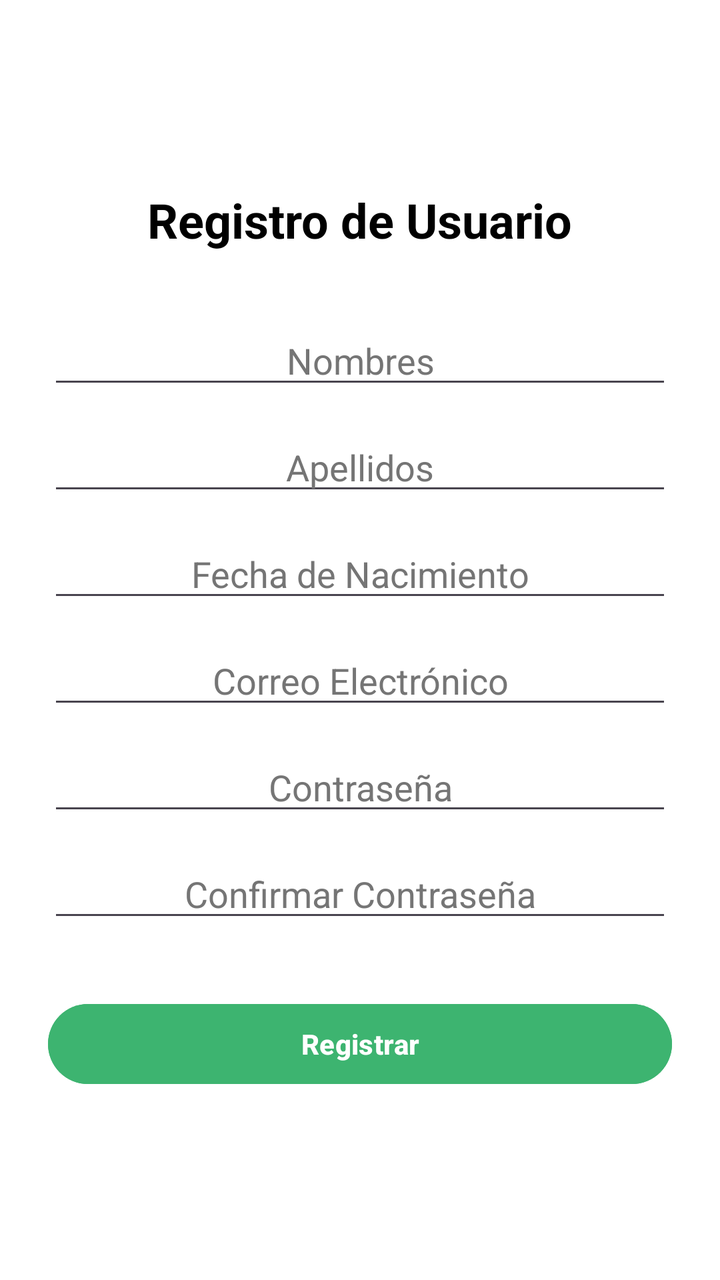
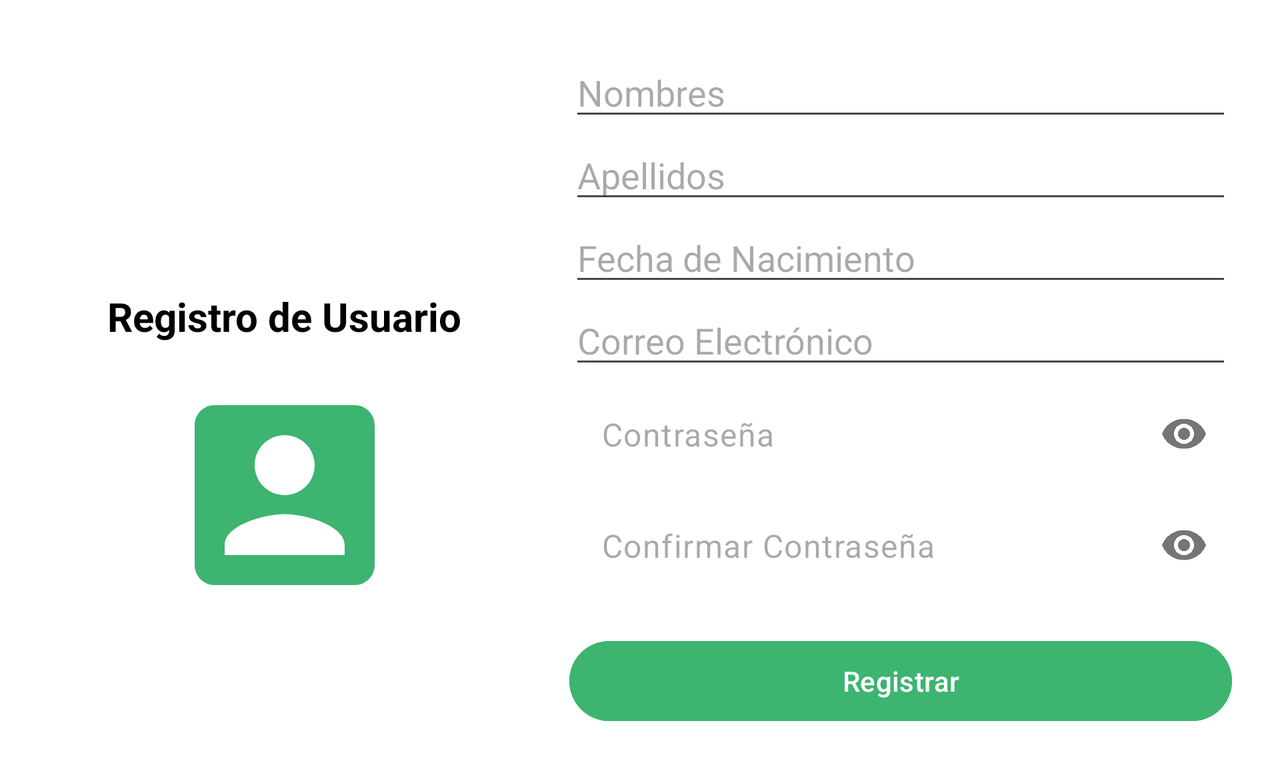

First picture: res/layout/ on a phone held upright. Second picture: the repository's own variant of that layout, on a device whose configuration matches the variant's folder. Source for both follows.
<!-- AndroidManifest.xml: activity theme Theme.MisActivities -->
<!-- res/layout/activity_first.xml -->
<?xml version="1.0" encoding="utf-8"?>
<ScrollView xmlns:android="http://schemas.android.com/apk/res/android"
    xmlns:tools="http://schemas.android.com/tools"
    android:layout_width="match_parent"
    android:layout_height="match_parent"
    android:background="#FFFFFF"
    android:fillViewport="true">

    <RelativeLayout
        android:layout_width="match_parent"
        android:layout_height="wrap_content"
        android:background="#FFFFFF">

        <ImageButton
            android:id="@+id/btn_back"
            android:layout_width="48dp"
            android:layout_height="48dp"
            android:layout_margin="16dp"
            android:background="?attr/selectableItemBackgroundBorderless"
            android:contentDescription="Regresar"
            android:src="@drawable/ic_back_arrow" />

        <LinearLayout
            android:id="@+id/lty_first"
            android:layout_width="match_parent"
            android:layout_height="wrap_content"
            android:layout_centerInParent="true"
            android:gravity="center"
            android:orientation="vertical"
            android:padding="24dp">

            <TextView
                android:id="@+id/lbl_title_reg"
                android:layout_width="wrap_content"
                android:layout_height="wrap_content"
                android:layout_marginBottom="32dp"
                android:text="Registro de Usuario"
                android:textColor="#000000"
                android:textSize="24sp"
                android:textStyle="bold" />

            <EditText
                android:id="@+id/txt_nombres"
                android:layout_width="match_parent"
                android:layout_height="wrap_content"
                android:layout_marginBottom="12dp"
                android:gravity="center"
                android:hint="Nombres"
                android:inputType="textPersonName"
                android:maxLength="50"
                android:textColor="#000000"
                android:textColorHint="#757575" />

            <EditText
                android:id="@+id/txt_apellidos"
                android:layout_width="match_parent"
                android:layout_height="wrap_content"
                android:layout_marginBottom="12dp"
                android:gravity="center"
                android:hint="Apellidos"
                android:inputType="textPersonName"
                android:maxLength="50"
                android:textColor="#000000"
                android:textColorHint="#757575" />

            <EditText
                android:id="@+id/txt_fecha_nac"
                android:layout_width="match_parent"
                android:layout_height="wrap_content"
                android:layout_marginBottom="12dp"
                android:clickable="true"
                android:focusable="false"
                android:gravity="center"
                android:hint="Fecha de Nacimiento"
                android:inputType="none"
                android:textColor="#000000"
                android:textColorHint="#757575" />

            <EditText
                android:id="@+id/txt_email_reg"
                android:layout_width="match_parent"
                android:layout_height="wrap_content"
                android:layout_marginBottom="12dp"
                android:gravity="center"
                android:hint="Correo Electrónico"
                android:inputType="textEmailAddress"
                android:maxLength="50"
                android:textColor="#000000"
                android:textColorHint="#757575" />

            <EditText
                android:id="@+id/txt_pass_reg"
                android:layout_width="match_parent"
                android:layout_height="wrap_content"
                android:layout_marginBottom="12dp"
                android:gravity="center"
                android:hint="Contraseña"
                android:inputType="textPassword"
                android:maxLength="16"
                android:textColor="#000000"
                android:textColorHint="#757575" />

            <EditText
                android:id="@+id/txt_pass_confirm"
                android:layout_width="match_parent"
                android:layout_height="wrap_content"
                android:layout_marginBottom="32dp"
                android:gravity="center"
                android:hint="Confirmar Contraseña"
                android:inputType="textPassword"
                android:maxLength="16"
                android:textColor="#000000"
                android:textColorHint="#757575" />

            <Button
                android:id="@+id/btn_finalizar_registro"
                android:layout_width="match_parent"
                android:layout_height="wrap_content"
                android:backgroundTint="#3DB470"
                android:text="Registrar"
                android:textColor="#FFFFFF"
                android:textStyle="bold" />

        </LinearLayout>
    </RelativeLayout>
</ScrollView>
<!-- resources referenced by this layout -->
<resources>
  <style name="Theme.MisActivities" parent="Theme.Material3.Light.NoActionBar">
          <item name="android:windowBackground">#FFFFFF</item>
          <item name="android:colorBackground">#FFFFFF</item>
          <item name="android:forceDarkAllowed" tools:targetApi="q">false</item>
          <item name="colorPrimary">#3DB470</item>
      </style>
</resources>
<!-- res/layout-land/activity_first.xml (the repository's variant of the layout above) -->
<!-- drawn on the phone turned sideways -->
<?xml version="1.0" encoding="utf-8"?>
<ScrollView xmlns:android="http://schemas.android.com/apk/res/android"
    xmlns:app="http://schemas.android.com/apk/res-auto"
    android:layout_width="match_parent"
    android:layout_height="match_parent"
    android:fillViewport="true"
    android:background="#FFFFFF">

    <LinearLayout
        android:layout_width="match_parent"
        android:layout_height="wrap_content"
        android:orientation="horizontal"
        android:padding="24dp"
        android:gravity="center">

        <LinearLayout
            android:layout_width="0dp"
            android:layout_height="wrap_content"
            android:layout_weight="1"
            android:orientation="vertical"
            android:gravity="center">

            <ImageButton
                android:id="@+id/btn_back"
                android:layout_width="48dp"
                android:layout_height="48dp"
                android:background="?attr/selectableItemBackgroundBorderless"
                android:src="@drawable/ic_back_arrow"
                android:contentDescription="Regresar"
                android:layout_gravity="start" />

            <TextView
                android:layout_width="wrap_content"
                android:layout_height="wrap_content"
                android:text="Registro de Usuario"
                android:textColor="#000000"
                android:textSize="20sp"
                android:textStyle="bold"
                android:layout_marginTop="16dp" />

            <ImageView
                android:layout_width="120dp"
                android:layout_height="120dp"
                android:src="@drawable/baseline_account_box_24"
                android:layout_marginTop="16dp"
                app:tint="#3DB470" />
        </LinearLayout>

        <LinearLayout
            android:layout_width="0dp"
            android:layout_height="wrap_content"
            android:layout_weight="1.5"
            android:orientation="vertical"
            android:paddingStart="24dp">

            <EditText
                android:id="@+id/txt_nombres"
                android:layout_width="match_parent"
                android:layout_height="wrap_content"
                android:hint="Nombres"
                android:inputType="textPersonName" />

            <EditText
                android:id="@+id/txt_apellidos"
                android:layout_width="match_parent"
                android:layout_height="wrap_content"
                android:hint="Apellidos"
                android:inputType="textPersonName" />

            <EditText
                android:id="@+id/txt_fecha_nac"
                android:layout_width="match_parent"
                android:layout_height="wrap_content"
                android:hint="Fecha de Nacimiento"
                android:clickable="true"
                android:focusable="false" />

            <EditText
                android:id="@+id/txt_email_reg"
                android:layout_width="match_parent"
                android:layout_height="wrap_content"
                android:hint="Correo Electrónico"
                android:inputType="textEmailAddress" />

            <com.google.android.material.textfield.TextInputLayout
                android:layout_width="match_parent"
                android:layout_height="wrap_content"
                app:hintEnabled="false"
                app:passwordToggleEnabled="true">

                <com.google.android.material.textfield.TextInputEditText
                    android:id="@+id/txt_pass_reg"
                    android:layout_width="match_parent"
                    android:layout_height="wrap_content"
                    android:hint="Contraseña"
                    android:inputType="textPassword"
                    android:background="@android:color/transparent" />
            </com.google.android.material.textfield.TextInputLayout>

            <com.google.android.material.textfield.TextInputLayout
                android:layout_width="match_parent"
                android:layout_height="wrap_content"
                app:hintEnabled="false"
                app:passwordToggleEnabled="true">

                <com.google.android.material.textfield.TextInputEditText
                    android:id="@+id/txt_pass_confirm"
                    android:layout_width="match_parent"
                    android:layout_height="wrap_content"
                    android:hint="Confirmar Contraseña"
                    android:inputType="textPassword"
                    android:background="@android:color/transparent" />
            </com.google.android.material.textfield.TextInputLayout>

            <Button
                android:id="@+id/btn_finalizar_registro"
                android:layout_width="match_parent"
                android:layout_height="wrap_content"
                android:layout_marginTop="16dp"
                android:backgroundTint="#3DB470"
                android:text="Registrar"
                android:textColor="#FFFFFF" />

        </LinearLayout>
    </LinearLayout>
</ScrollView>
<!-- resources referenced by the variant -->
<!-- as the phone turned sideways resolves them -->
<resources>
  <!-- drawable baseline_account_box_24 (drawable) -->
  <vector xmlns:android="http://schemas.android.com/apk/res/android" android:height="24dp" android:tint="#000000" android:viewportHeight="24" android:viewportWidth="24" android:width="24dp">
        
      <path android:fillColor="@android:color/white" android:pathData="M3,5v14c0,1.1 0.89,2 2,2h14c1.1,0 2,-0.9 2,-2L21,5c0,-1.1 -0.9,-2 -2,-2L5,3c-1.11,0 -2,0.9 -2,2zM15,9c0,1.66 -1.34,3 -3,3s-3,-1.34 -3,-3 1.34,-3 3,-3 3,1.34 3,3zM6,17c0,-2 4,-3.1 6,-3.1s6,1.1 6,3.1v1L6,18v-1z"/>
      
  </vector>
  <style name="Theme.MisActivities" parent="Theme.Material3.Light.NoActionBar">
          <item name="android:windowBackground">#FFFFFF</item>
          <item name="android:colorBackground">#FFFFFF</item>
          <item name="android:forceDarkAllowed" tools:targetApi="q">false</item>
          <item name="colorPrimary">#3DB470</item>
      </style>
</resources>
